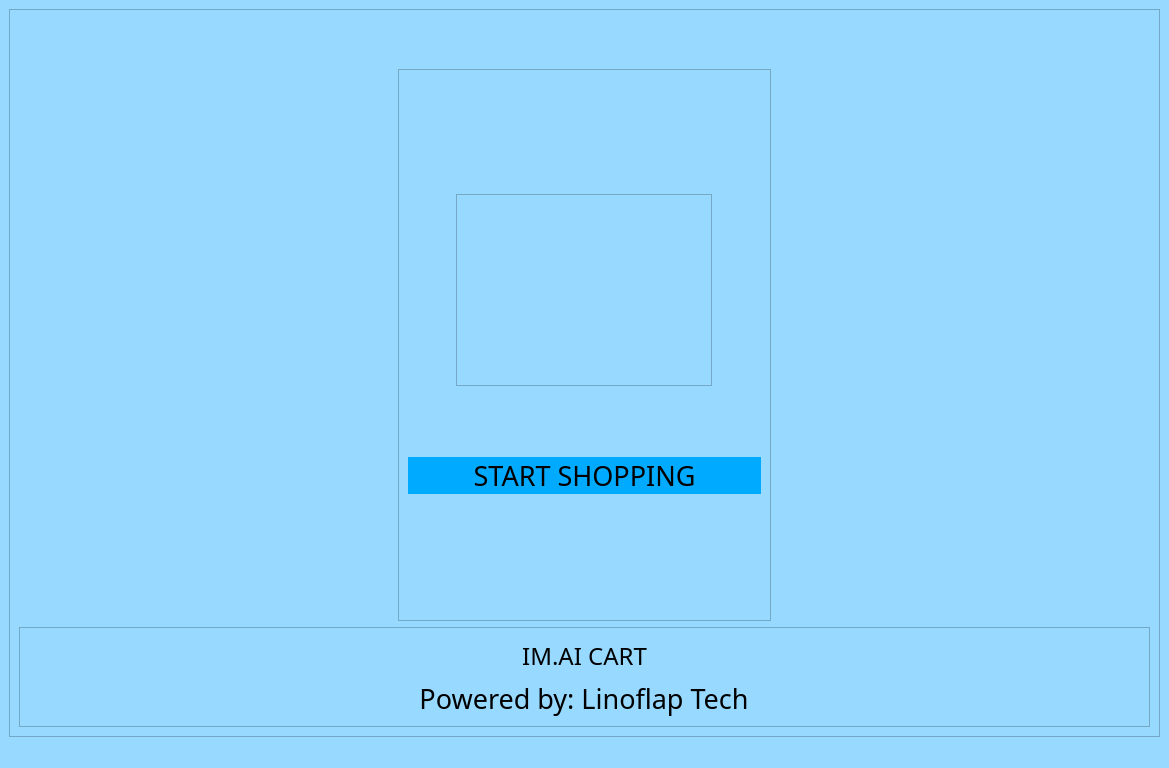
<?xml version="1.0" encoding="UTF-8"?>
<ui version="4.0">
 <class>MainWindow</class>
 <widget class="QMainWindow" name="MainWindow">
  <property name="geometry">
   <rect>
    <x>0</x>
    <y>0</y>
    <width>1169</width>
    <height>768</height>
   </rect>
  </property>
  <property name="windowTitle">
   <string>MainWindow</string>
  </property>
  <property name="styleSheet">
   <string notr="true">background:#98daff</string>
  </property>
  <widget class="QWidget" name="centralwidget">
   <layout class="QGridLayout" name="gridLayout">
    <item row="0" column="0">
     <widget class="QFrame" name="frame">
      <property name="autoFillBackground">
       <bool>false</bool>
      </property>
      <property name="styleSheet">
       <string notr="true">background:#98daff</string>
      </property>
      <property name="frameShape">
       <enum>QFrame::StyledPanel</enum>
      </property>
      <property name="frameShadow">
       <enum>QFrame::Raised</enum>
      </property>
      <layout class="QGridLayout" name="gridLayout_2">
       <item row="1" column="2">
        <spacer name="horizontalSpacer_2">
         <property name="orientation">
          <enum>Qt::Horizontal</enum>
         </property>
         <property name="sizeType">
          <enum>QSizePolicy::Minimum</enum>
         </property>
         <property name="sizeHint" stdset="0">
          <size>
           <width>300</width>
           <height>20</height>
          </size>
         </property>
        </spacer>
       </item>
       <item row="2" column="0" colspan="3">
        <widget class="QFrame" name="frame_5">
         <property name="maximumSize">
          <size>
           <width>16777215</width>
           <height>100</height>
          </size>
         </property>
         <property name="frameShape">
          <enum>QFrame::StyledPanel</enum>
         </property>
         <property name="frameShadow">
          <enum>QFrame::Raised</enum>
         </property>
         <layout class="QVBoxLayout" name="verticalLayout_3">
          <item>
           <widget class="QLabel" name="label">
            <property name="font">
             <font>
              <family>Poppins</family>
              <pointsize>18</pointsize>
             </font>
            </property>
            <property name="text">
             <string>IM.AI CART</string>
            </property>
            <property name="alignment">
             <set>Qt::AlignCenter</set>
            </property>
           </widget>
          </item>
          <item alignment="Qt::AlignHCenter|Qt::AlignVCenter">
           <widget class="QLabel" name="label_2">
            <property name="font">
             <font>
              <family>Poppins</family>
              <pointsize>20</pointsize>
             </font>
            </property>
            <property name="text">
             <string>Powered by: Linoflap Tech</string>
            </property>
            <property name="alignment">
             <set>Qt::AlignCenter</set>
            </property>
           </widget>
          </item>
         </layout>
        </widget>
       </item>
       <item row="1" column="0">
        <spacer name="horizontalSpacer">
         <property name="orientation">
          <enum>Qt::Horizontal</enum>
         </property>
         <property name="sizeType">
          <enum>QSizePolicy::Minimum</enum>
         </property>
         <property name="sizeHint" stdset="0">
          <size>
           <width>300</width>
           <height>20</height>
          </size>
         </property>
        </spacer>
       </item>
       <item row="0" column="1">
        <spacer name="verticalSpacer">
         <property name="orientation">
          <enum>Qt::Vertical</enum>
         </property>
         <property name="sizeType">
          <enum>QSizePolicy::Fixed</enum>
         </property>
         <property name="sizeHint" stdset="0">
          <size>
           <width>20</width>
           <height>50</height>
          </size>
         </property>
        </spacer>
       </item>
       <item row="1" column="1">
        <widget class="QFrame" name="frame_2">
         <property name="maximumSize">
          <size>
           <width>16777215</width>
           <height>16777215</height>
          </size>
         </property>
         <property name="styleSheet">
          <string notr="true">background: #98daff</string>
         </property>
         <property name="frameShape">
          <enum>QFrame::StyledPanel</enum>
         </property>
         <property name="frameShadow">
          <enum>QFrame::Raised</enum>
         </property>
         <layout class="QVBoxLayout" name="verticalLayout">
          <item>
           <spacer name="verticalSpacer_3">
            <property name="orientation">
             <enum>Qt::Vertical</enum>
            </property>
            <property name="sizeType">
             <enum>QSizePolicy::Fixed</enum>
            </property>
            <property name="sizeHint" stdset="0">
             <size>
              <width>20</width>
              <height>50</height>
             </size>
            </property>
           </spacer>
          </item>
          <item alignment="Qt::AlignHCenter">
           <widget class="QGraphicsView" name="graphicsView">
            <property name="sizePolicy">
             <sizepolicy hsizetype="Fixed" vsizetype="Fixed">
              <horstretch>0</horstretch>
              <verstretch>0</verstretch>
             </sizepolicy>
            </property>
            <property name="maximumSize">
             <size>
              <width>16777215</width>
              <height>16777215</height>
             </size>
            </property>
           </widget>
          </item>
          <item>
           <widget class="QPushButton" name="pushButton">
            <property name="sizePolicy">
             <sizepolicy hsizetype="Minimum" vsizetype="Fixed">
              <horstretch>0</horstretch>
              <verstretch>0</verstretch>
             </sizepolicy>
            </property>
            <property name="maximumSize">
             <size>
              <width>16777215</width>
              <height>16777215</height>
             </size>
            </property>
            <property name="font">
             <font>
              <family>Poppins</family>
              <pointsize>20</pointsize>
             </font>
            </property>
            <property name="styleSheet">
             <string notr="true">background: rgb(0, 170, 255);
border-radius: 25px</string>
            </property>
            <property name="text">
             <string>START SHOPPING</string>
            </property>
           </widget>
          </item>
          <item>
           <spacer name="verticalSpacer_2">
            <property name="orientation">
             <enum>Qt::Vertical</enum>
            </property>
            <property name="sizeType">
             <enum>QSizePolicy::Fixed</enum>
            </property>
            <property name="sizeHint" stdset="0">
             <size>
              <width>20</width>
              <height>50</height>
             </size>
            </property>
           </spacer>
          </item>
         </layout>
        </widget>
       </item>
      </layout>
     </widget>
    </item>
   </layout>
  </widget>
  <widget class="QStatusBar" name="statusbar"/>
 </widget>
 <resources/>
 <connections/>
</ui>
